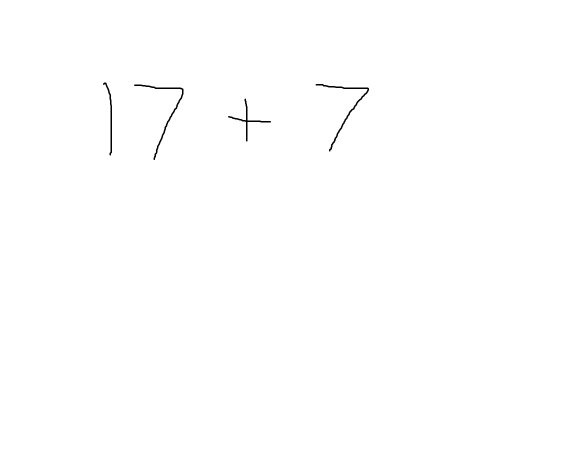
#> input picture test2.jpg, 1133 x 903 px, found by its file name (shown at 1/2 size)
$ jupyter execute --allow-errors Evaluate_Equation.ipynb
#> lines starting #> are read from the running program, lines starting #| are printed output that depends on the picture; after the words box and inside, x2 and y2 are one past the last pixel; in counts of white or black regions, pixels touching at a corner belong together
[cell 1]
import cv2
import numpy as np
import matplotlib.pyplot as plt
import pandas as pd
import os
import imutils
from google.colab.patches import cv2_imshow

Single line Detection :

  Character Extraction -> CNN -> Evaluate Expression

[cell 2]
def singleline(path):
    #Character Extraction
#> called with path = '/content/drive/MyDrive/test2.jpg'
    img = cv2.imread(path,cv2.IMREAD_GRAYSCALE)
#> img is the input picture: shape (903, 1133); min 0, max 255, mean 254.4
    cv2_imshow(img)
    cv2.waitKey(0)
    cv2.destroyAllWindows()
    img=~img
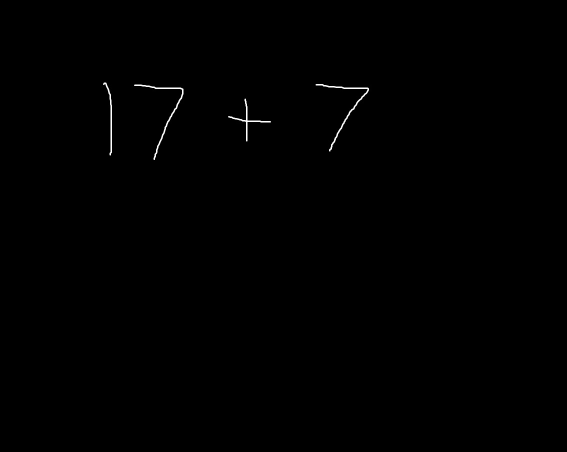
#> img: shape (903, 1133) (shown at 1/2 size); min 0, max 255, mean 0.6
    ret,thresh=cv2.threshold(img,127,255,cv2.THRESH_BINARY)
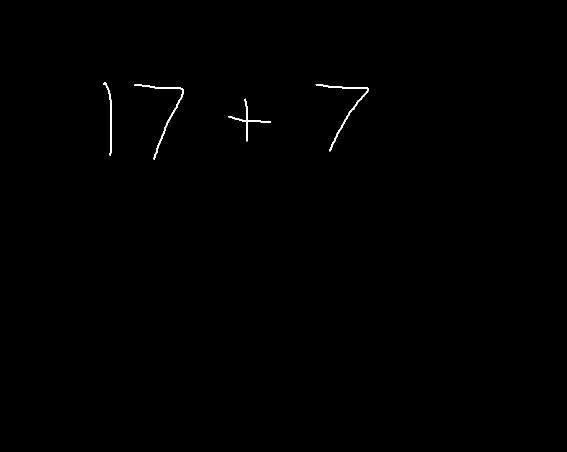
#> thresh: shape (903, 1133) (shown at 1/2 size); 0.25% white; 4 white regions
    ctrs,ret=cv2.findContours(thresh,cv2.RETR_TREE,cv2.CHAIN_APPROX_SIMPLE)
#> ctrs = 4 contours; box (x1, y1, x2, y2) and area: (631, 168, 738, 303) 546, (268, 169, 367, 320) 534, (456, 197, 542, 283) 348, (206, 165, 224, 311) 310; ret = [[1, -1, -1, -1], [2, 0, -1, -1], [3, 1, -1, -1], [-1, 2, -1, -1]]
    cnt=sorted(ctrs, key=lambda ctr: cv2.boundingRect(ctr)[0])
#> cnt has the same summary as ctrs
    train_data=[]
    rects=[]
    #make list of boundingrect coord
    for c in cnt :
        x,y,w,h= cv2.boundingRect(c)
        rect=[x,y,w,h]
        rects.append(rect)
#> this loop made 4 passes
#> (x, y, w, h) on passes 1 to 4: (206, 165, 18, 146), (268, 169, 99, 151), (456, 197, 86, 86), (631, 168, 107, 135)
#> after the loop, rects = [[206, 165, 18, 146], [268, 169, 99, 151], [456, 197, 86, 86], [631, 168, 107, 135]]
    bool_rect=[]
    #check if boxes are overlapping
    for r in rects:
        l=[]
        for rec in rects:
            flag=0
            if rec!=r:
                if r[0]<(rec[0]+rec[2]+10) and rec[0]<(r[0]+r[2]+10) and r[1]<(rec[1]+rec[3]+10) and rec[1]<(r[1]+r[3]+10):
                    flag=1
                l.append(flag)
            if rec==r:
                l.append(0)
        bool_rect.append(l)
#> this loop made 4 passes
#> after the loop, bool_rect = [[0, 0, 0, 0], [0, 0, 0, 0], [0, 0, 0, 0], [0, 0, 0, 0]]
    dump_rect=[]

    final_rect=[i for i in rects if i not in dump_rect]
#> final_rect has the same summary as rects
    for r in final_rect:
        x=r[0]
        y=r[1]
        w=r[2]
        h=r[3]
        im_crop =thresh[y:y+h+10,x:x+w+10]
        im_resize = cv2.resize(im_crop,(28,28))
        print("Extracted Character\n")
        cv2_imshow(im_resize)
        cv2.waitKey(0)
        cv2.destroyAllWindows()
        print("\n")
        im_resize = np.reshape(im_resize,(784))

        train_data.append(im_resize)
#> this loop made 4 passes
#| Extracted Character
#| Extracted Character
#| Extracted Character
#| Extracted Character
#> pass 1, in singleline, `im_crop =thresh[y:y+h+10,x:x+w+10]`:
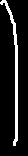
#> im_crop: shape (156, 28); 10.6% white; 1 white region, box (x1, y1, x2, y2) and area: (0, 0, 18, 146) 461
#> pass 1, in singleline, `im_resize = cv2.resize(im_crop,(28,28))`:
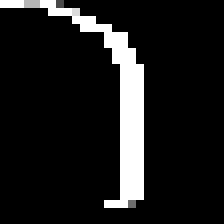
#> im_resize: shape (28, 28) (shown 8 times larger); min 0, max 255, mean 27.3
#> pass 2, in singleline, `im_crop =thresh[y:y+h+10,x:x+w+10]`:
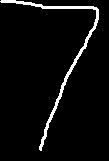
#> im_crop: shape (161, 109); 4.4% white; 1 white region, box (x1, y1, x2, y2) and area: (0, 0, 99, 151) 774
#> pass 2, in singleline, `im_resize = cv2.resize(im_crop,(28,28))`:
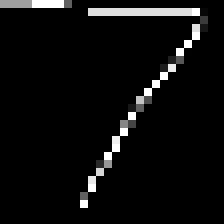
#> im_resize: shape (28, 28) (shown 8 times larger); min 0, max 255, mean 13
#> after the loop:
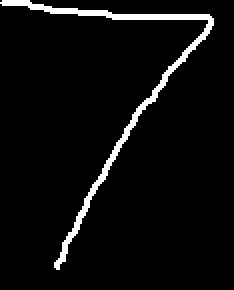
#> im_crop: shape (145, 117) (shown 2 times larger); 4.6% white; 1 white region, box (x1, y1, x2, y2) and area: (0, 0, 107, 135) 782
#> after the loop, train_data = 4 items
    return train_data

[cell 3]
train_data = singleline('/content/drive/MyDrive/test2.jpg')
#> train_data = 4 items
train_data = np.array(train_data)

[cell 4]
train_data.shape
#> Out = (4, 784)

[cell 5]
train_data= np.dstack([train_data] * 3)
train_data = train_data.reshape(-1, 28,28,3)

[cell 6]
x=train_data[0].reshape(1,28,28,3)
x.shape
#> Out = (1, 28, 28, 3)

$ run again, with extractedchar.PNG saved as test2.jpg
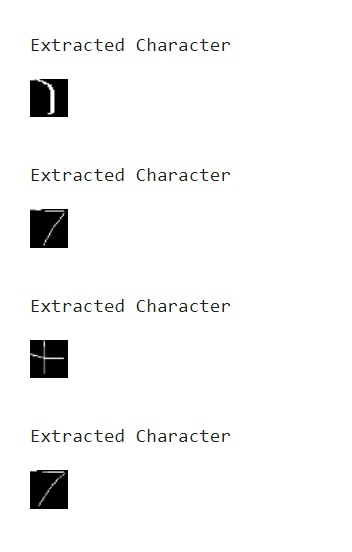
#> input picture extractedchar.PNG, 352 x 552 px, found by its file name
#> in singleline, `ret,thresh=cv2.threshold(img,127,255,cv2.THRESH_BINARY)`:
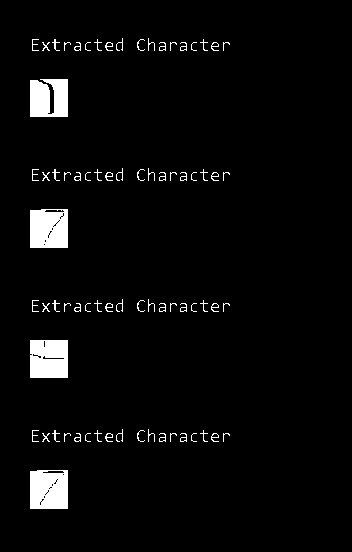
#> thresh: shape (552, 352); 3.8% white; 76 white regions (20 under 20 px)
#> ctrs = 132 contours, 101 with area under 20; largest, box (x1, y1, x2, y2) and area: (30, 470, 68, 509) 1400, (30, 209, 68, 248) 1396, (30, 340, 68, 378) 1366, (30, 79, 68, 117) 1178, (42, 470, 65, 474) 57; ret = 132 rows, first 6: [17, -1, 1, -1], [2, -1, -1, 0], [3, 1, -1, 0], [4, 2, -1, 0], [5, 3, -1, 0], [6, 4, -1, 0]
#> cnt has the same summary as ctrs
#> the loop in singleline, `for c in cnt :` made 132 passes
#> (x, y, w, h) on passes 1 to 8: (30, 470, 38, 39), (30, 340, 38, 38), (30, 209, 38, 39), (30, 79, 38, 38), (32, 430, 7, 12), (32, 353, 7, 4), (32, 300, 7, 12), (32, 169, 7, 12)
#> after the loop in singleline, `for c in cnt :`: rects = 132 items, first 6: [30, 470, 38, 39], [30, 340, 38, 38], [30, 209, 38, 39], [30, 79, 38, 38], [32, 430, 7, 12], [32, 353, 7, 4]
#> the loop in singleline, `for r in rects:` made 132 passes
#> after the loop in singleline, `for r in rects:`: bool_rect = 132 items
#> final_rect has the same summary as rects
#> the loop in singleline, `for r in final_rect:` made 132 passes
#> (printed output is left out)
#> `train_data = np.array(train_data)`:
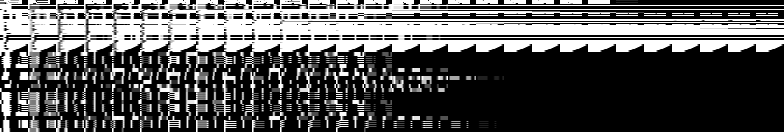
#> train_data: shape (132, 784); min 0, max 255, mean 85.4
